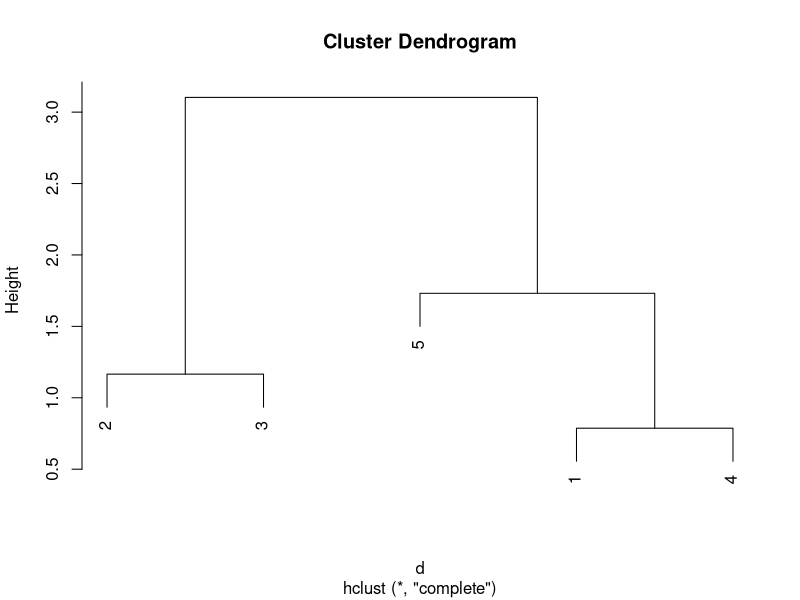
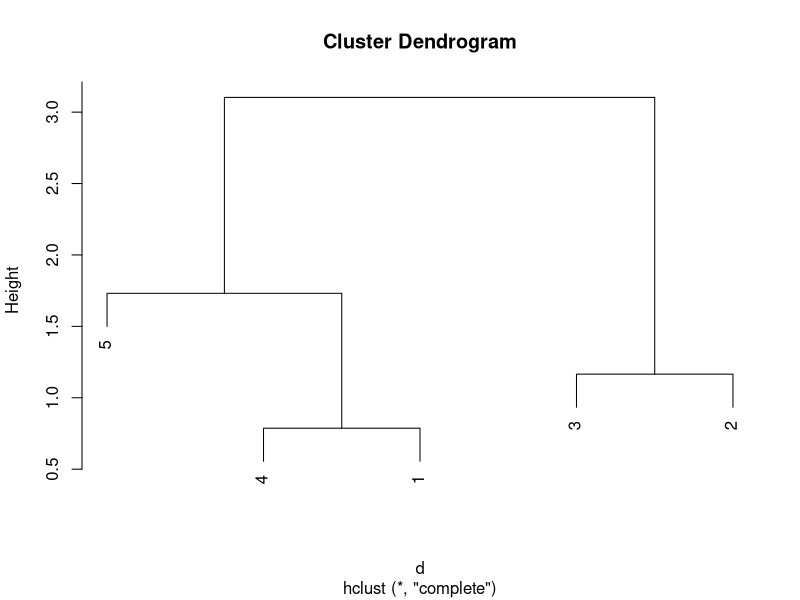

Generate these figures, in order, with R:
library(seriation)


### Name: permute
### Title: Permute the Order in Various Objects
### Aliases: permute permute.dist permute.numeric permute.list
###   permute.matrix permute.array permute.data.frame permute.hclust
###   permute.dendrogram
### Keywords: manip

### ** Examples

## permute matrix
m <- matrix(rnorm(10), 5, 2, dimnames = list(1:5, 1:2))
m

## permute rows and columns
permute(m, ser_permutation(5:1, 2:1))
## permute only columns
permute(m, ser_permutation(NA, 2:1))
  
## permute objects in a dist object
d <- dist(m)
d

permute(d, ser_permutation(c(3,2,1,4,5)))

## permute a list
l <- list(a=1:5, b=letters[1:3], c=0)
l
  
permute(l, c(2,3,1))    

## permute a dendrogram
hc <- hclust(d)
plot(hc)
plot(permute(hc, 5:1))
